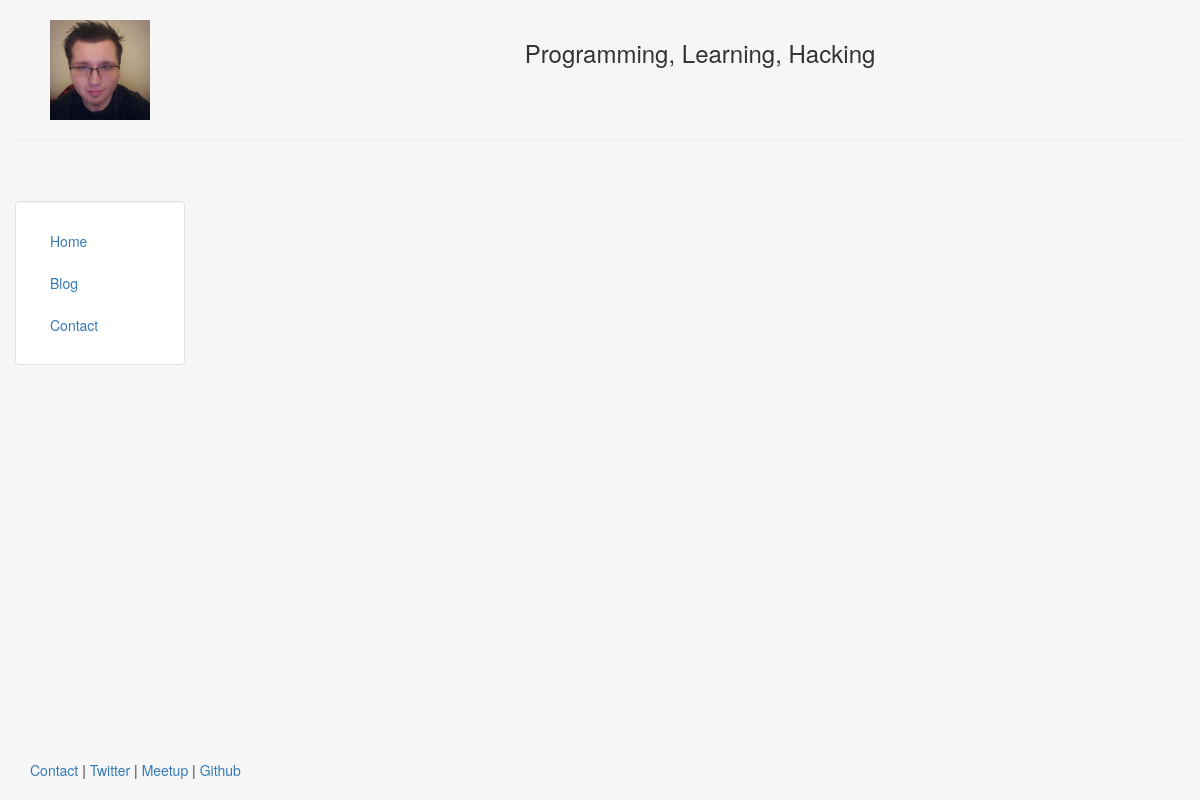
The page /blog/ on the database as committed earlier.
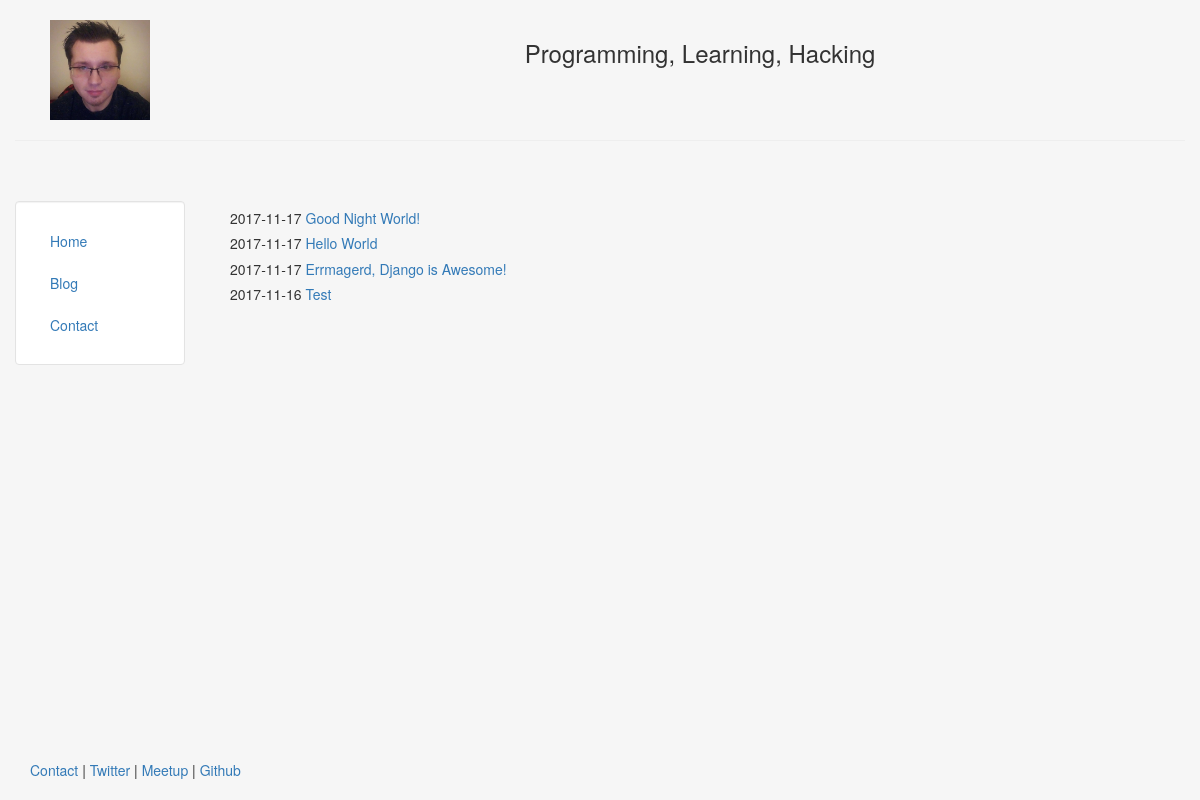
The same page on the database as committed later.
### blog/models.py (models this page shows, shortened)
class Post(models.Model):
    title = models.CharField(max_length=140)
    body = models.TextField()
    date = models.DateTimeField()

### blog/templates/blog/blog.html
{% extends "personal/header.html" %}
{% block content %}
    {% for post in object_list %}
        <h5>{{ post.date|date:"Y-m-d" }}
        	<a href="/blog/{{post.id}}"> {{post.title}}</a></h5>
    {% endfor %}
{% endblock %}

Rows that differ between the two databases and show on the page:
added Post: date "2017-11-17", title "Good Night World!"
added Post: date "2017-11-17", title "Hello World"
added Post: date "2017-11-17", title "Errmagerd, Django is Awesome!"
added Post: date "2017-11-16", title "Test"
